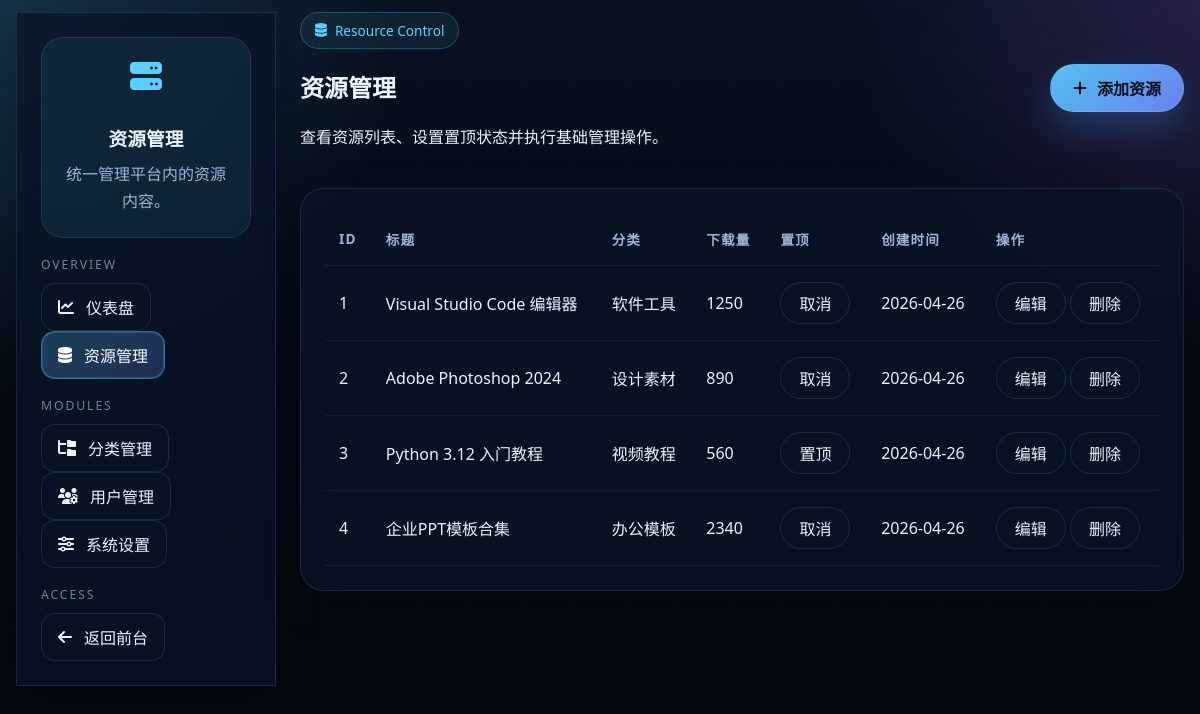
The page /www/admin/resources.php (signed in) on the database its author committed.
### tables this page shows
CREATE TABLE `resources` (
    `id` INT AUTO_INCREMENT PRIMARY KEY,
    `title` VARCHAR(200) NOT NULL,
    `slug` VARCHAR(200) NOT NULL UNIQUE,
    `description` TEXT,
    `content` MEDIUMTEXT DEFAULT NULL,
    `version` VARCHAR(50) DEFAULT NULL,
    `file_path` VARCHAR(500) NOT NULL,
    `file_size` BIGINT DEFAULT 0,
    `file_type` VARCHAR(50) DEFAULT NULL,
    `download_link` VARCHAR(500) DEFAULT NULL,
    `cover_image` VARCHAR(500) DEFAULT NULL,
    `category_id` INT NOT NULL,
    `user_id` INT DEFAULT NULL,
    `download_count` INT DEFAULT 0,
    `view_count` INT DEFAULT 0,
    `is_featured` TINYINT DEFAULT 0,
    `status` TINYINT DEFAULT 1,
    `created_at` TIMESTAMP DEFAULT CURRENT_TIMESTAMP,
    FOREIGN KEY (`category_id`) REFERENCES `categories`(`id`) ON DELETE CASCADE,
    FOREIGN KEY (`user_id`) REFERENCES `users`(`id`) ON DELETE SET NULL
);

CREATE TABLE `categories` (
    `id` INT AUTO_INCREMENT PRIMARY KEY,
    `name` VARCHAR(50) NOT NULL,
    `slug` VARCHAR(50) NOT NULL UNIQUE,
    `icon` VARCHAR(50) DEFAULT 'fa-folder',
    `sort_order` INT DEFAULT 0,
    `status` TINYINT DEFAULT 1,
    `created_at` TIMESTAMP DEFAULT CURRENT_TIMESTAMP
);

### www/admin/resources.php (the view, shortened to what this page needs)
<?php
require_once __DIR__ . '/../../config/database.php';
$page = isset($_GET['page']) ? (int)$_GET['page'] : 1;
$perPage = 15;
$offset = ($page - 1) * $perPage;
$stmt = $pdo->prepare("SELECT r.*, c.name as cat_name FROM resources r LEFT JOIN categories c ON r.category_id = c.id ORDER BY r.created_at DESC LIMIT ? OFFSET ?");
$stmt->bindValue(1, $perPage, PDO::PARAM_INT);
$stmt->bindValue(2, $offset, PDO::PARAM_INT);
$stmt->execute();
$resources = $stmt->fetchAll();
?>
<!DOCTYPE html>
<html lang="zh-CN">
<head>
    <link rel="stylesheet" href="../assets/css/style.css">
    <link rel="stylesheet" href="https://cdnjs.cloudflare.com/ajax/libs/font-awesome/6.4.0/css/all.min.css">
</head>
<body class="page-shell admin-page">
    <section class="admin-container tech-section">
        <div class="container admin-shell">
            <aside class="admin-sidebar">
                <div class="admin-brand">
                    <i class="fas fa-server fa-2x"></i>
                    <h3>资源管理</h3>
                    <p class="muted">统一管理平台内的资源内容。</p>
                </div>
                <div class="nav-group-label">Overview</div>
                <a href="index.php"><i class="fas fa-chart-line"></i> 仪表盘</a>
                <a href="resources.php" class="active"><i class="fas fa-database"></i> 资源管理</a>
                <div class="nav-group-label">Modules</div>
                <a href="categories.php"><i class="fas fa-folder-tree"></i> 分类管理</a>
                <a href="users.php"><i class="fas fa-users-gear"></i> 用户管理</a>
                <a href="settings.php"><i class="fas fa-sliders"></i> 系统设置</a>
                <div class="nav-group-label">Access</div>
                <a href="../index.php"><i class="fas fa-arrow-left"></i> 返回前台</a>
            </aside>
            <main class="admin-content">
                <div class="admin-content-header">
                    <div>
                        <span class="pill"><i class="fas fa-database"></i> Resource Control</span>
                        <h1>资源管理</h1>
                        <p>查看资源列表、设置置顶状态并执行基础管理操作。</p>
                    </div>
                    <a href="resource_edit.php" class="btn-add"><i class="fas fa-plus"></i> 添加资源</a>
                </div>
                <div class="table-panel">
                    <table class="admin-table">
                        <thead>
                            <tr><th>ID</th><th>标题</th><th>分类</th><th>下载量</th><th>置顶</th><th>创建时间</th><th>操作</th></tr>
                        </thead>
                        <tbody>
                            <?php foreach ($resources as $item): ?>
                            <tr>
                                <td><?= $item['id'] ?></td>
                                <td><?= htmlspecialchars(mb_substr($item['title'], 0, 30)) ?></td>
                                <td><?= htmlspecialchars($item['cat_name']) ?></td>
                                <td><?= $item['download_count'] ?></td>
                                <td>
                                    <?php if ($item['is_featured']): ?>
                                    <a href="?featured=0&id=<?= $item['id'] ?>" class="btn-sm">取消</a>
                                    <?php else: ?>
                                    <a href="?featured=1&id=<?= $item['id'] ?>" class="btn-sm">置顶</a>
                                    <?php endif; ?>
                                </td>
                                <td><?= date('Y-m-d', strtotime($item['created_at'])) ?></td>
                                <td>
                                    <a href="resource_edit.php?id=<?= $item['id'] ?>" class="btn-sm">编辑</a>
                                    <a href="?delete=<?= $item['id'] ?>" class="btn-sm" onclick="return confirm('确定删除？')">删除</a>
                                </td>
                            </tr>
                            <?php endforeach; ?>
                        </tbody>
                    </table>
                </div>
            </main>
        </div>
    </section>
</body>
</html>

### rows shown on the page
resources: id "1", title "Visual Studio Code 编辑器", category.name "软件工具", download_count "1250", created_at "2026-04-26"
resources: id "2", title "Adobe Photoshop 2024", category.name "设计素材", download_count "890", created_at "2026-04-26"
resources: id "3", title "Python 3.12 入门教程", category.name "视频教程", download_count "560", created_at "2026-04-26"
resources: id "4", title "企业PPT模板合集", category.name "办公模板", download_count "2340", created_at "2026-04-26"
